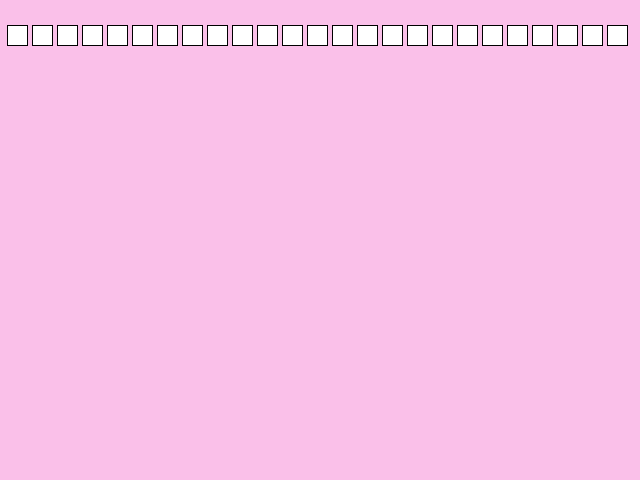
Frame 1 (no input)
Frame 60 (the mouse pressed at the canvas centre just before this capture): identical to frame 1, image omitted
Frame 120 (the mouse held since frame 60 and released just before this capture): identical to frame 1, image omitted

The Processing sketch that drew this single still picture (run headless with seeded random() and noise(); from frame 60 on, the mouse is pressed at the canvas centre):

// Processing sketch: sketch_03_squares_loop
// ── sketch_03_squares_loop.pde
void setup( ) { 
  // sets window size and background
  size( 640 , 480 ) ; 
  background( #FAC0E9 ); 
} 

void draw() { 
  // sets initial y value 
  float y = 7.5;
  
  // creates 25 squares
  for(int i=0; i<25; i++){ 
    rect(y,25,20,20);
    y += 25; 
  }
} 
